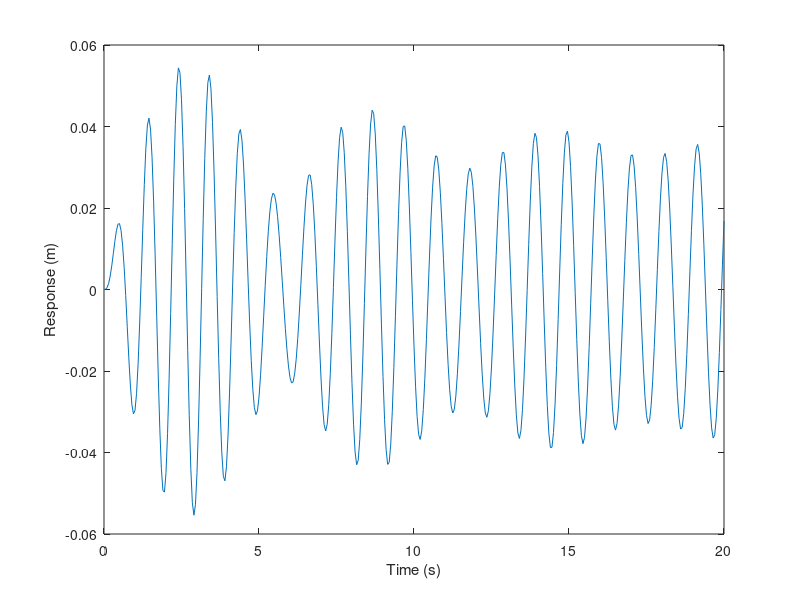

Write the MATLAB code that produced this figure.
% ここ構造モデル

% 質量m [kg]
m = 2*10^6;

% guzai: 減衰定数 c/m = 2*GUZAI*W
guzai = 0.02;

% ばね定数k [N/m]
k = 5*10^6 / (10/200);

% 固有周期系角速度（rad/s）
w = (k/m)^0.5;

% 固有周期T [s]
T = 2*pi/w;



% ここ外力 p0 * sin(wp*t)

% 外力の振幅 [N]
p0 = 1*10^6;

% 外力の角速度 [rad/s]
wp = 6;

% 外力の周期 [s]
Tp = 2*pi/wp;


% ------------------------------------------------ %

% ここ応答計算

% 固有振動形角速度比 β
beta = wp/w;


% 振幅計算の一部 G0
G0 = (p0/k)/((1.0-beta^2)^2+(2*guzai*beta)^2);

% 振幅sin成分 定常応答
G1 = G0 * (1-beta^2);

% 振幅cos成分 定常応答
G2 = G0 * (-2*guzai*beta);

% 振幅sin成分 過渡応答
G3 = G0 * beta*(2*guzai^2-1+beta^2);

% 振幅cos成分 過渡応答
G4 = G0 * 2 * guzai * beta;

% ------------------------------------------------ %


% 時刻 t
t = 0:0.05:20;

% 外力プロット p
p = p0*sin(wp*t);

% plot(t,p)
% xlabel('Time (s)')
% ylabel('External Force (N)')

% print -dpng figure04


% 定常応答成分xs
xs = G1*sin(wp*t)+G2*cos(wp*t);

% 過渡応答成分xt
xt = (G3*sin(w*t) + G4*cos(w*t)).*exp(-guzai*w*t);

plot(t, xs, t, xt);
xlabel('Time (s)')
ylabel('Response (m)')

% print -dpng ./09/figure06-1

% 合成分プロット
x = xs+xt;

plot(t,x);
xlabel('Time (s)')
ylabel('Response (m)')

% print -dpng ./09/figure06-2

















